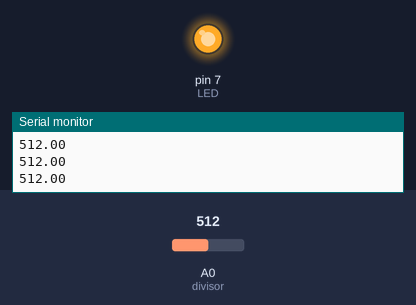
Recording of a sketch running on a simulated Arduino Uno, built with avr-gcc and run on an emulated ATmega328P. Shown: output pins drawn as LEDs (lit = HIGH), the last lines printed to the serial monitor. Dashed ring = blinking. Inputs (shaded band) come from the test bench; at power-on: A0 (divisor) = 512.

Above: at 1.2 s.
1.3 s: A0 (divisor) set to 750
2.8 s: A0 (divisor) set to 775
At 3.18 s:
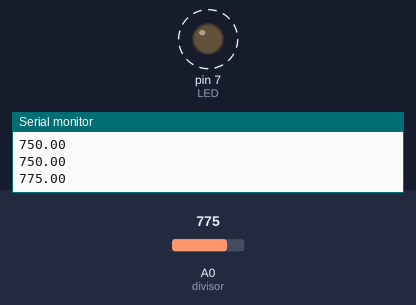
5.8 s: A0 (divisor) set to 755
At 6.6 s:
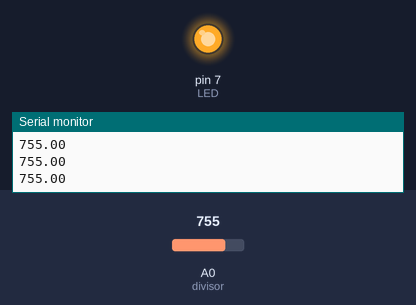
7.3 s: A0 (divisor) set to 900
At 7.93 s:
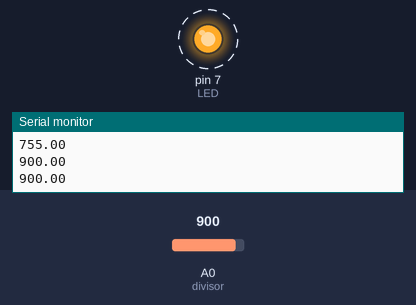
Timing chart, 0 to 11.3 s (numbered marks = the images above; inputs shaded):
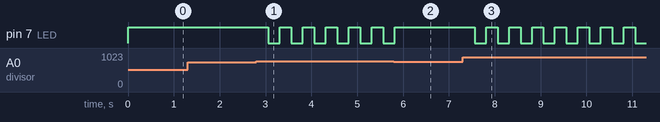

The sketch:

P6A1-Volt_metro.ino
```cpp
/*P6A1-Volt_metro:
 *Lee una entrada analógica asociada a la lectura del divisor de voltaje.
 Detecte el valor máximo y mínimo en bits.
 Si varía el valor de voltaje que suministra de la fuente entre 8.4V y 6.4 V, se permitirá que el programa principal funcione.
 El programa principal será el parpadeo del LED que tiene su tarjeta con una frecuencia de 4 Hz.
 Si el voltaje suministrado por la fuente es menor a 6.4 V el programa principal dejará de funcionar y se quedará encendido el LED mostrado en la figura 1.
 */

#define LED 7 //definimos LED en pin 7
#define divisor A0 //definimos divisor voltaje en pin A0
float voltaje = 0; //variables que necesitaremos
float valorAnalogo = 0;
float voltajeMax = 970; //8.4 V
float voltajeMin = 765; //6.4 V
float voltajeReal = 0;

void setup() {
  // put your setup code here, to run once:
  pinMode(LED, OUTPUT); //ponemos LED como output
  pinMode(divisor, INPUT); //divisor voltaje como input
  Serial.begin(9600); //iniciamos valor de transmisión

}

void loop() {
  valorAnalogo = analogRead(divisor); //leemos voltaje
  voltajeReal = valorAnalogo;
  Serial.println(voltajeReal);
  if(voltajeReal<voltajeMax && voltajeReal>voltajeMin) {
    digitalWrite(LED, HIGH);
    delay(250); //porque es 1/F, o sea 1/4
    digitalWrite(LED, LOW);
    delay(250);
  } else if(voltajeReal<voltajeMin) {
    digitalWrite(LED, HIGH);
  }
  // put your main code here, to run repeatedly:

}
```

Measured:
- the behaviour switches between 765 and 766 on A0 (divisor) (found by bisection; images 0 and 1)
- after the input at 2.8 s, pin 7 (LED): alternates HIGH for 0.25 s and LOW for 0.25 s, starting after 0.26 s
- after the input at 5.8 s, pin 7 (LED): goes on until 5.8 s, then stays HIGH
- after the input at 7.3 s, pin 7 (LED): alternates HIGH for 0.25 s and LOW for 0.25 s, starting after 0.26 s
